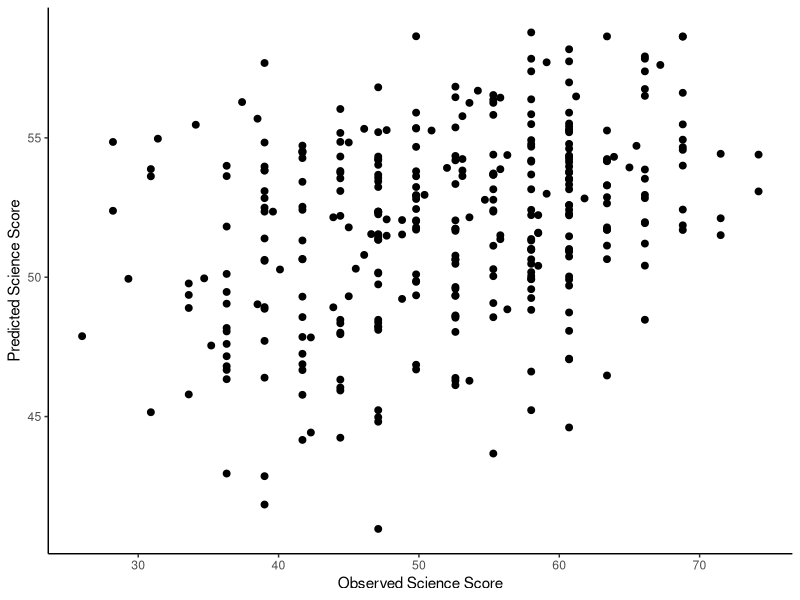
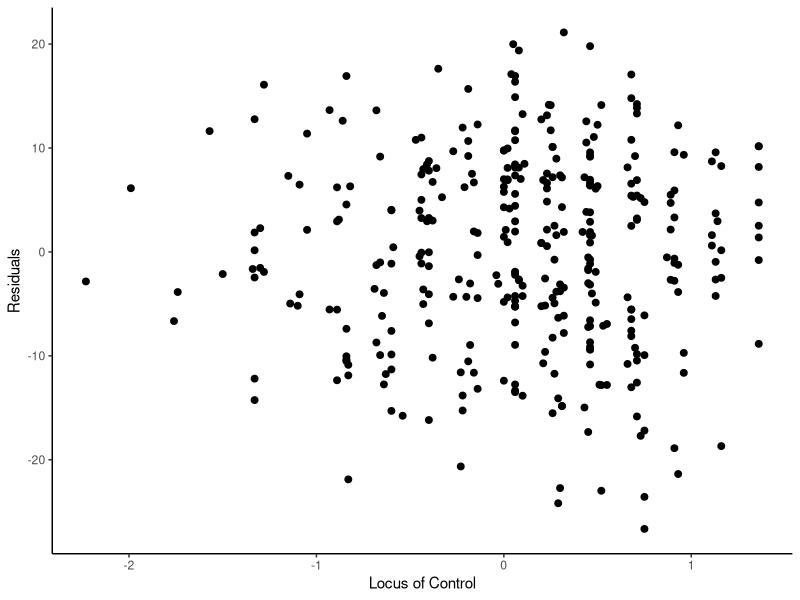
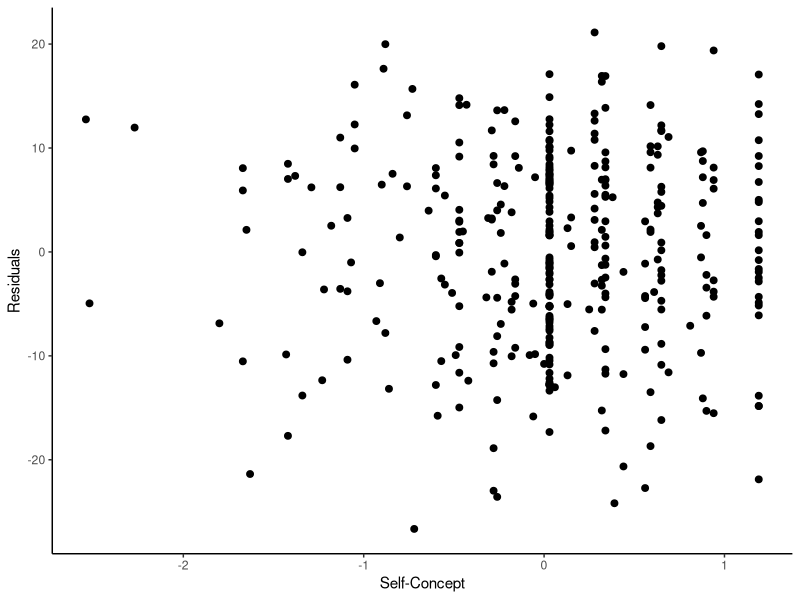
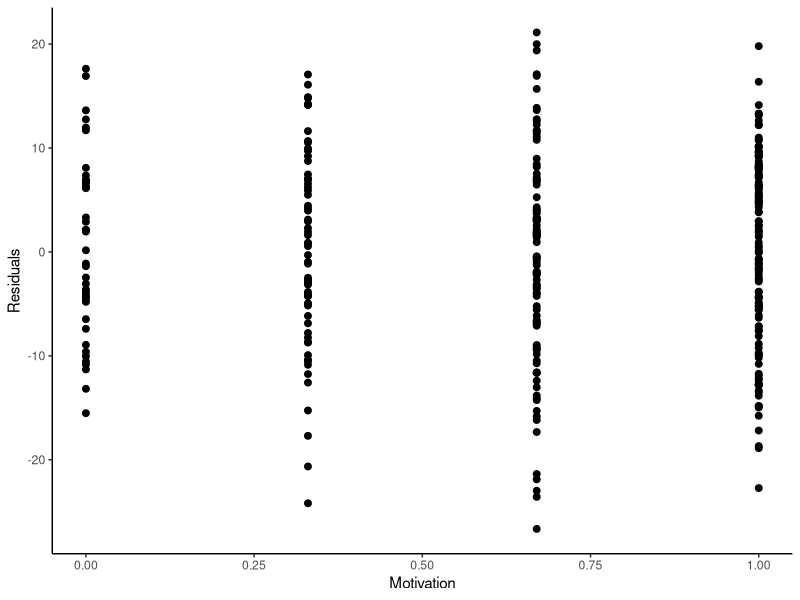
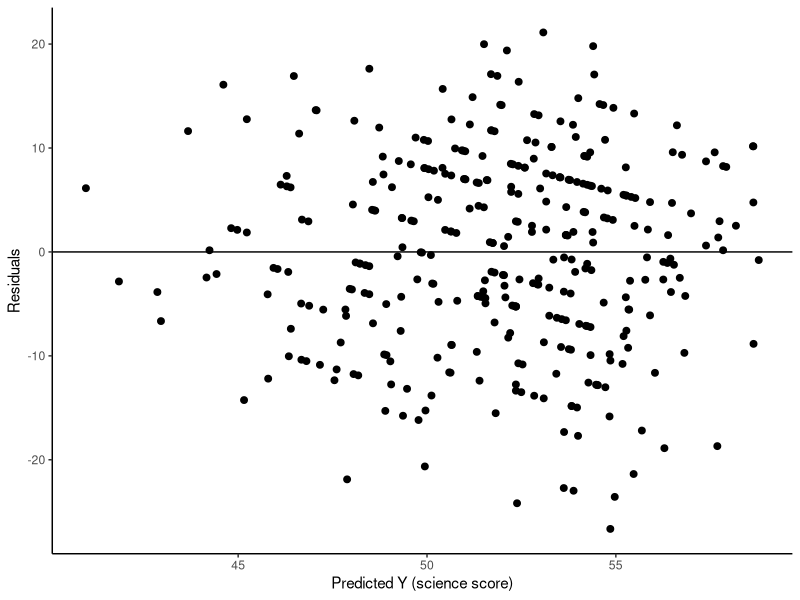
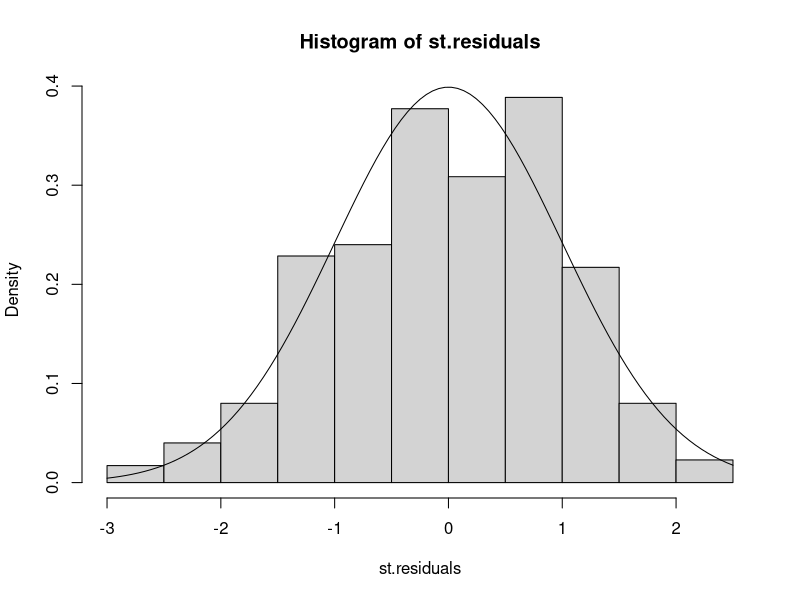
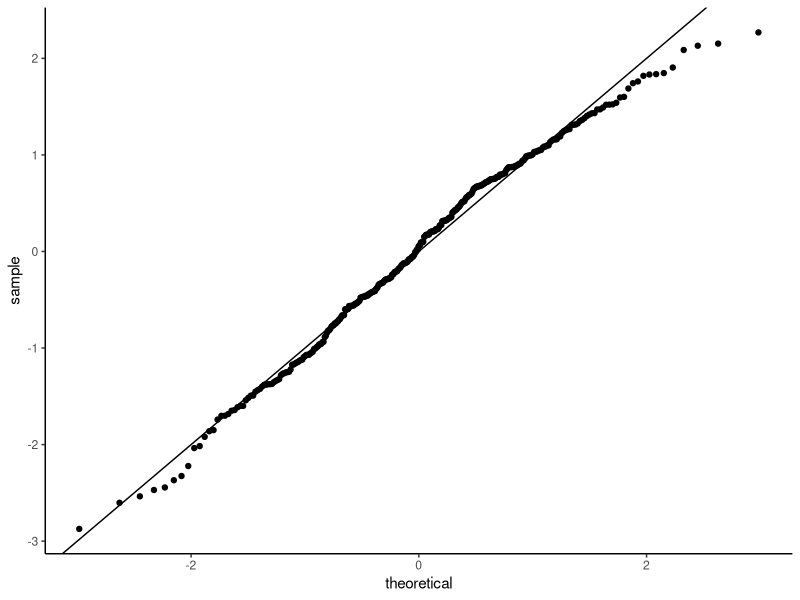

Write R code to recreate these figures, in order.
## ---- chunk 1
chooseCRANmirror(graphics=FALSE, ind=1)
install.packages("knitr")
knitr::opts_chunk$set(echo = TRUE)
knitr::opts_chunk$set(dev = 'pdf')
## ---- chunk 2
getwd()
setwd("C:/Users/ahmadi/Documents/Courses/EDMS646/EDMS646_Spring_2017/Hwk3")
hsb1.data <- read.table ("HSB1.csv", header = TRUE, na.strings="-99", sep = ",")
summary(hsb1.data)
head(hsb1.data)
tail(hsb1.data)
## ---- chunk 3
hsb1.lm <- lm(science~locus + concept + mot, data=hsb1.data)
summary(hsb1.lm)
names(hsb1.lm)
## ---- chunk 4
anova(hsb1.lm)
## ---- chunk 5
install.packages("ggplot2")
library(ggplot2)

#plot: Observed Y vs predicted Y 
ggplot(hsb1.data, aes(science, fitted.values(hsb1.lm)))+ geom_point(size = 2) + xlab("Observed Science Score") + ylab("Predicted Science Score") +
   theme(
        panel.grid.major = element_blank(),
        panel.grid.minor = element_blank(),
        panel.background = element_blank(),
        panel.border = element_blank(),
        axis.line = element_line(),
        axis.ticks = element_line(),
     )

#Plot: Residuals vs X
ggplot(hsb1.data, aes(locus, residuals(hsb1.lm)))+ geom_point(size = 2) + xlab("Locus of Control") + ylab("Residuals") +
   theme(
        panel.grid.major = element_blank(),
        panel.grid.minor = element_blank(),
        panel.background = element_blank(),
        panel.border = element_blank(),
        axis.line = element_line(),
        axis.ticks = element_line(),
     )

ggplot(hsb1.data, aes(concept, residuals(hsb1.lm)))+ geom_point(size = 2) + xlab("Self-Concept") + ylab("Residuals") +
   theme(
        panel.grid.major = element_blank(),
        panel.grid.minor = element_blank(),
        panel.background = element_blank(),
        panel.border = element_blank(),
        axis.line = element_line(),
        axis.ticks = element_line(),
     )

ggplot(hsb1.data, aes(mot, residuals(hsb1.lm)))+ geom_point(size = 2) + xlab("Motivation") + ylab("Residuals") +
   theme(
        panel.grid.major = element_blank(),
        panel.grid.minor = element_blank(),
        panel.background = element_blank(),
        panel.border = element_blank(),
        axis.line = element_line(),
        axis.ticks = element_line(),
     )

#Plot: Resisulas vs Predicted Y 
ggplot(hsb1.data, aes(fitted.values(hsb1.lm), residuals(hsb1.lm)))+ geom_point(size = 2) + xlab("Predicted Y (science score)") + ylab("Residuals") + geom_hline(yintercept = 0) +
   theme(
        panel.grid.major = element_blank(),
        panel.grid.minor = element_blank(),
        panel.background = element_blank(),
        panel.border = element_blank(),
        axis.line = element_line(),
        axis.ticks = element_line(),
     )

# or:
# plot(stdres(hsb1.lm)~fitted.values(hsb1.lm), col="black", 
# pch=1, bty="l", xlab="Predicted Y (science score)", ylab="Standardized Residuals")
# abline(0,0)


install.packages("car", dependencies=TRUE)

install.packages("pls")
library(pls)
library(car) 
library(MASS)
# getting stadardized residuals
st.residuals <- stdres(hsb1.lm)
# create residuals hist 
hist(st.residuals, freq = FALSE)
curve(dnorm, add = TRUE)


# get probability distribution for residuals
# probDist <- pnorm(st.residuals)
# create PP plot
# plot(ppoints(length(st.residuals)), sort(probDist), main="PP Plot", xlab = "Observed Probability", ylab = "Expected Probability")
#add diagonal line
# abline(0,1) 

# create PP plot
ggplot(hsb1.data, aes(sample = st.residuals))+ stat_qq() + geom_abline(intercept = 0, slope = 1) +
   theme(
        panel.grid.major = element_blank(),
        panel.grid.minor = element_blank(),
        panel.background = element_blank(),
        panel.border = element_blank(),
        axis.line = element_line(),
        axis.ticks = element_line(),
     )
